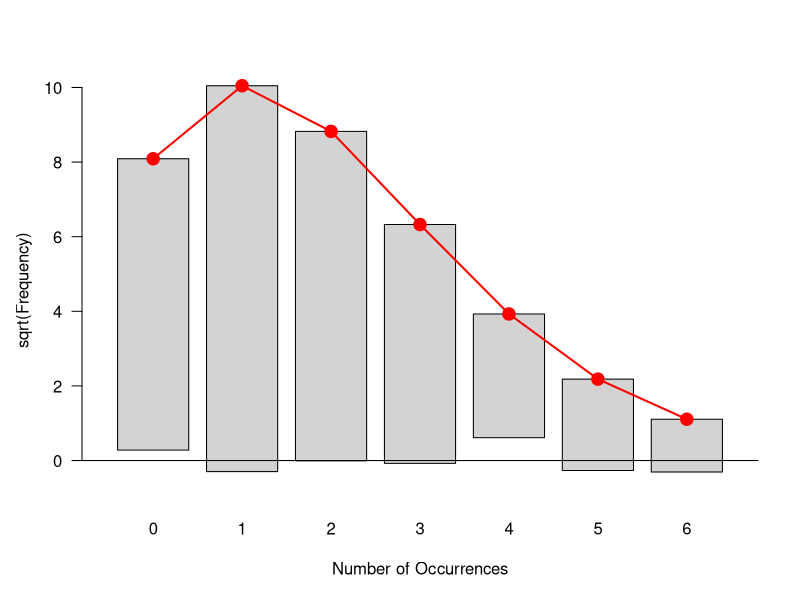
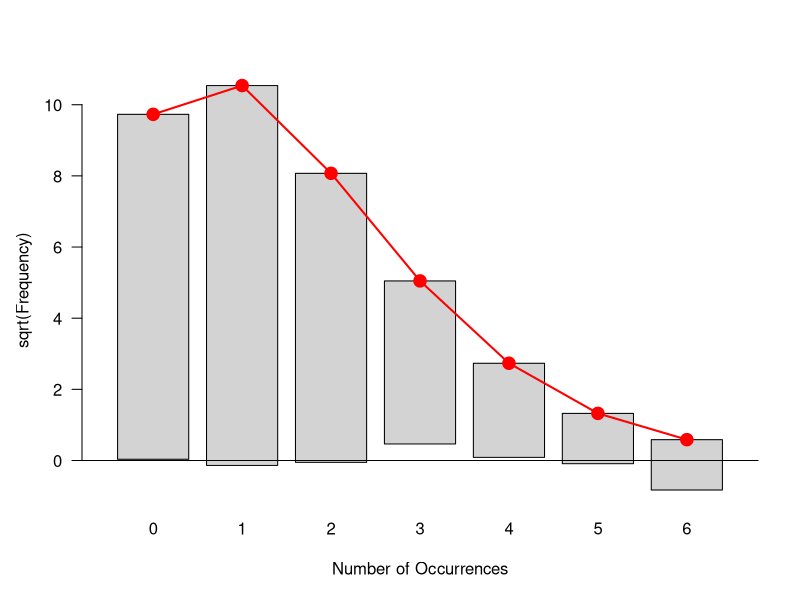
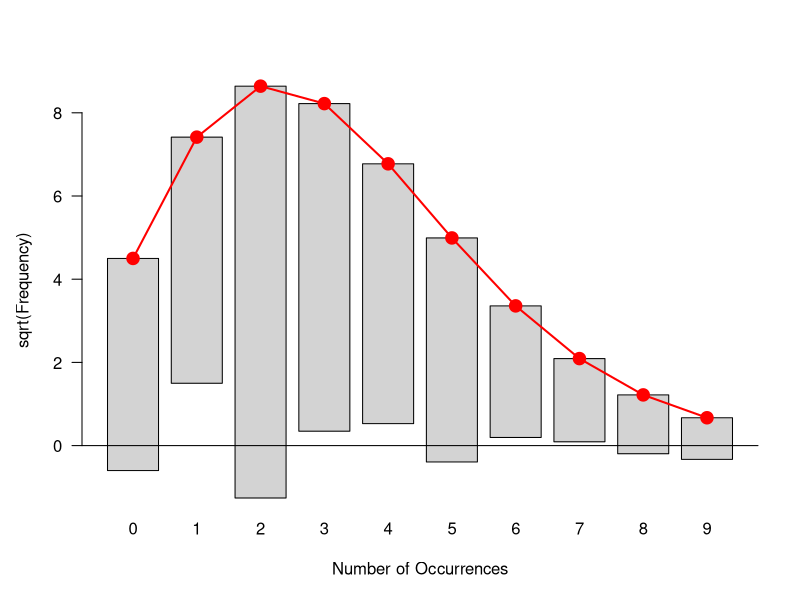
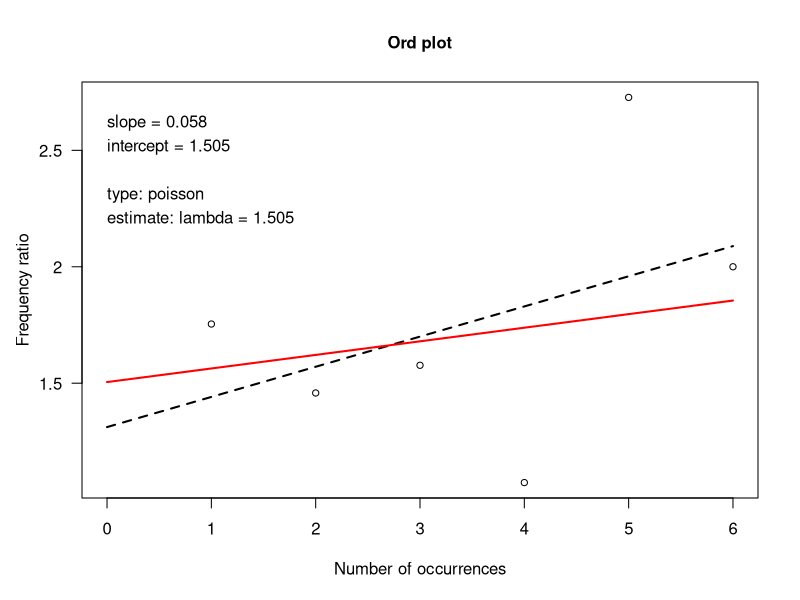
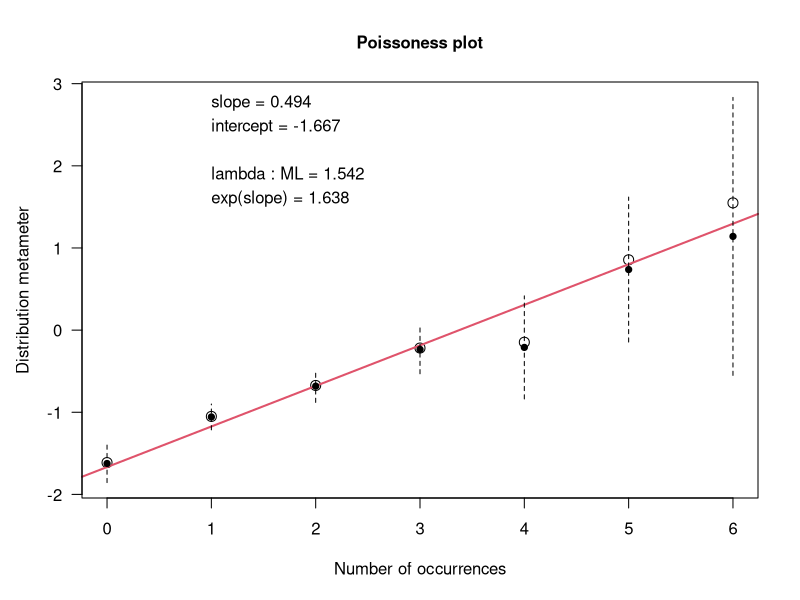

Write the R code that produced these figures, in order.
library(vcd)


### Name: Bundesliga
### Title: Ergebnisse der Fussball-Bundesliga
### Aliases: Bundesliga
### Keywords: datasets

### ** Examples

data("Bundesliga")

## number of goals per game poisson distributed?
ngoals1 <- xtabs(~ HomeGoals, data = Bundesliga, subset = Year == 1995)
ngoals2 <- xtabs(~ AwayGoals, data = Bundesliga, subset = Year == 1995)
ngoals3 <- table(apply(subset(Bundesliga, Year == 1995)[,3:4], 1, sum))

gf1 <- goodfit(ngoals1)
gf2 <- goodfit(ngoals2)
gf3 <- goodfit(ngoals3)

summary(gf1)
summary(gf2)
summary(gf3)
plot(gf1)
plot(gf2)
plot(gf3)

Ord_plot(ngoals1)
distplot(ngoals1)
